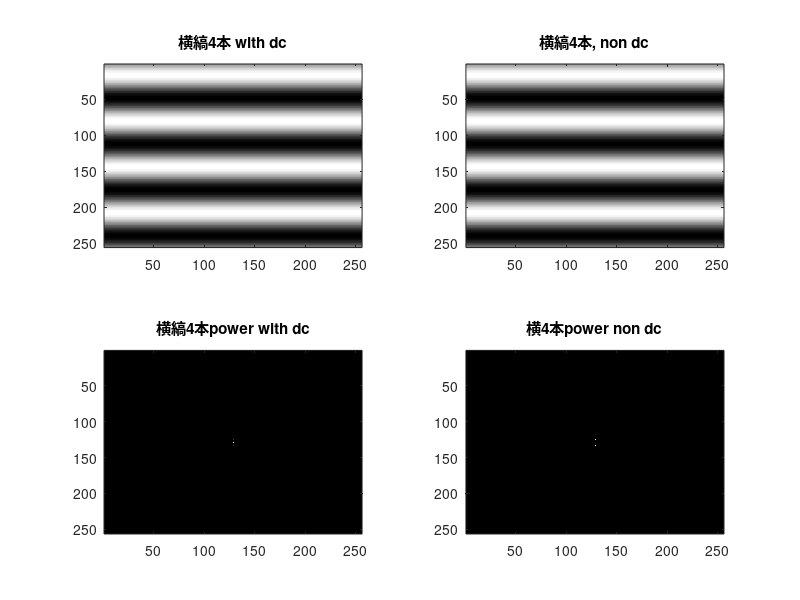
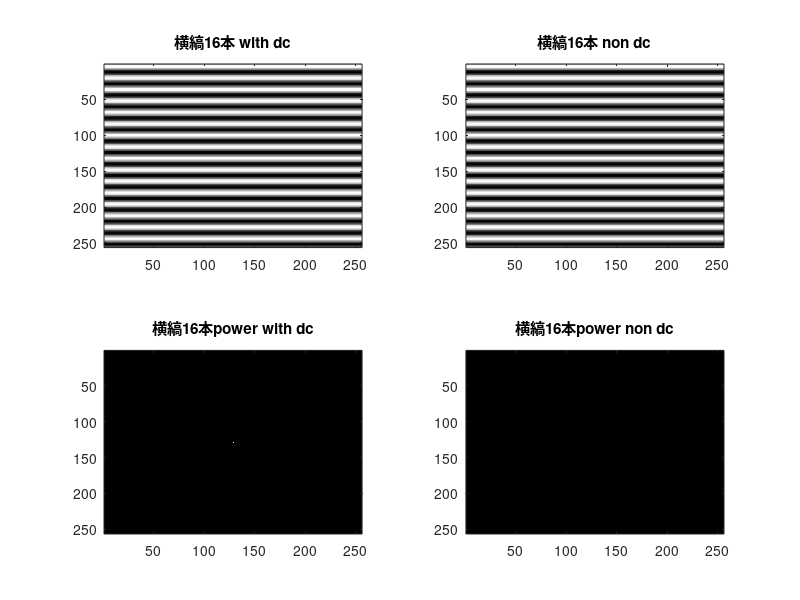
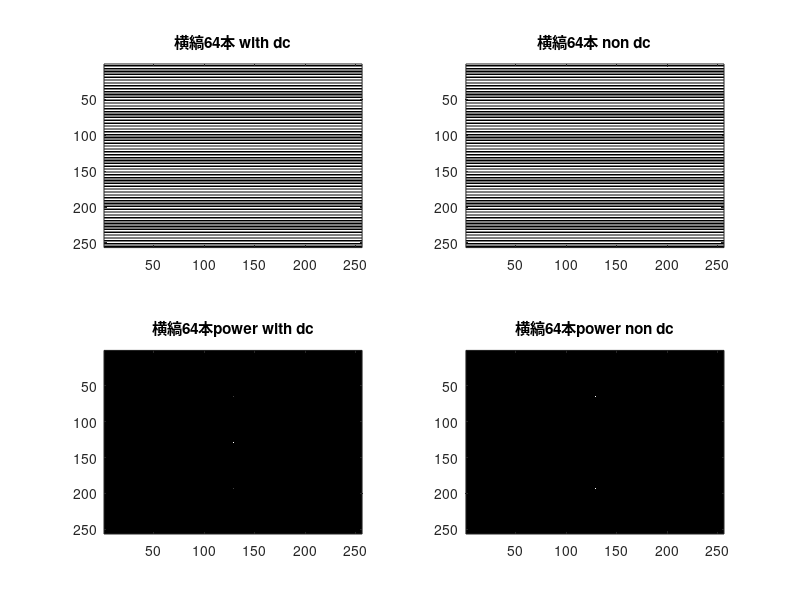

Recreate these plots in MATLAB, in order.
%%%%%2次元FFT2%%%%%

%1. 画像の作成(256x256で黒の横縞4本,16本,64本)


clear;
close all;

height = 256;
width = 256;
 
 for k = 1:height
     for l = 1:width
         %dc included
         img4(k,l) = 1 + sin(2*pi*k*4/256);
         img16(k,l) = 1 + sin(2*pi*k*16/256);
         img64(k,l) = 1 + sin(2*pi*k*64/256);
         
         %dc not included
         img4ndc(k,l) = sin(2*pi*k*4/256);
         img16ndc(k,l) = sin(2*pi*k*16/256);
         img64ndc(k,l) = sin(2*pi*k*64/256);
         
     end
 end

 %img -> freq
 img4Freq = fft2(img4);
 img16Freq = fft2(img16);
 img64Freq = fft2(img64);
 
 img4ndcFreq = fft2(img4ndc);
 img16ndcFreq = fft2(img16ndc);
 img64ndcFreq = fft2(img64ndc);
 
 shifted4Freq = fftshift(img4Freq);
 shifted16Freq = fftshift(img16Freq);
 shifted64Freq = fftshift(img64Freq);
 
 shifted4ndcFreq = fftshift(img4ndcFreq);
 shifted16ndcFreq = fftshift(img16ndcFreq);
 shifted64ndcFreq = fftshift(img64ndcFreq);
 
 %get power 
 img4Power = abs(shifted4Freq).^2;
 img16Power = abs(shifted16Freq).^2;
 img64Power = abs(shifted64Freq).^2;
 
 img4ndcPower = abs(shifted4ndcFreq).^2;
 img16ndcPower = abs(shifted16ndcFreq).^2;
 img64ndcPower = abs(shifted64ndcFreq).^2;
 
  
 %figure from here
 figure;
     subplot(2, 2, 1);
     colormap(gray);
     imagesc(img4);
     title('横縞4本 with dc');

     subplot(2, 2, 2);
     colormap(gray);
     imagesc(img4ndc);
     title('横縞4本, non dc');
 
     subplot(2, 2, 3);
     colormap(gray);
     imagesc(img4Power);
     title('横縞4本power with dc');

     subplot(2, 2, 4);
     colormap(gray);
     imagesc(img4ndcPower);
     title('横4本power non dc');

 
 figure;
     subplot(2,2,1);
     colormap(gray);
     imagesc(img16);
     title('横縞16本 with dc');

     subplot(2,2,2);
     colormap(gray);
     imagesc(img16ndc);
     title('横縞16本 non dc');
 
     subplot(2,2,3);
     colormap(gray);
     imagesc(img16Power);
     title('横縞16本power with dc');

     subplot(2,2,4);
     colormap(gray);
     imagesc(img16ndcPower);
     title('横縞16本power non dc');
 
 figure;
     subplot(2,2,1);
     colormap(gray);
     imagesc(img64);
     title('横縞64本 with dc');
     
     subplot(2,2,2);
     colormap(gray);
     imagesc(img64ndc);
     title('横縞64本 non dc');
 
     subplot(2,2,3);
     colormap(gray);
     imagesc(img64Power);
     title('横縞64本power with dc');

     subplot(2,2,4);
     colormap(gray);
     imagesc(img64ndcPower);
     title('横縞64本power non dc');
 
 